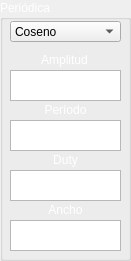
   <widget class="QGroupBox" name="groupBox_2">
    <property name="geometry">
     <rect>
      <x>9</x>
      <y>130</y>
      <width>131</width>
      <height>261</height>
     </rect>
    </property>
    <property name="palette">
     <palette>
      <active>
       <colorrole role="WindowText">
        <brush brushstyle="SolidPattern">
         <color alpha="255">
          <red>255</red>
          <green>255</green>
          <blue>255</blue>
         </color>
        </brush>
       </colorrole>
      </active>
      <inactive>
       <colorrole role="WindowText">
        <brush brushstyle="SolidPattern">
         <color alpha="255">
          <red>255</red>
          <green>255</green>
          <blue>255</blue>
         </color>
        </brush>
       </colorrole>
      </inactive>
      <disabled>
       <colorrole role="WindowText">
        <brush brushstyle="SolidPattern">
         <color alpha="255">
          <red>255</red>
          <green>255</green>
          <blue>255</blue>
         </color>
        </brush>
       </colorrole>
      </disabled>
     </palette>
    </property>
    <property name="title">
     <string>Periódica</string>
    </property>
    <widget class="QTextEdit" name="amplitudp">
     <property name="geometry">
      <rect>
       <x>10</x>
       <y>70</y>
       <width>111</width>
       <height>31</height>
      </rect>
     </property>
    </widget>
    <widget class="QComboBox" name="psignal">
     <property name="geometry">
      <rect>
       <x>10</x>
       <y>21</y>
       <width>111</width>
       <height>21</height>
      </rect>
     </property>
     <property name="insertPolicy">
      <enum>QComboBox::NoInsert</enum>
     </property>
     <item>
      <property name="text">
       <string>Coseno</string>
      </property>
     </item>
     <item>
      <property name="text">
       <string>Tren de Pulso</string>
      </property>
     </item>
     <item>
      <property name="text">
       <string>Diente de Sierra</string>
      </property>
     </item>
    </widget>
    <widget class="QTextEdit" name="periodo">
     <property name="geometry">
      <rect>
       <x>10</x>
       <y>120</y>
       <width>111</width>
       <height>31</height>
      </rect>
     </property>
    </widget>
    <widget class="QTextEdit" name="duty">
     <property name="geometry">
      <rect>
       <x>10</x>
       <y>170</y>
       <width>111</width>
       <height>31</height>
      </rect>
     </property>
    </widget>
    <widget class="QTextEdit" name="anchop">
     <property name="geometry">
      <rect>
       <x>10</x>
       <y>220</y>
       <width>111</width>
       <height>31</height>
      </rect>
     </property>
    </widget>
    <widget class="QLabel" name="label_2">
     <property name="geometry">
      <rect>
       <x>14</x>
       <y>50</y>
       <width>101</width>
       <height>20</height>
      </rect>
     </property>
     <property name="font">
      <font>
       <kerning>false</kerning>
      </font>
     </property>
     <property name="text">
      <string>Amplitud</string>
     </property>
     <property name="alignment">
      <set>Qt::AlignCenter</set>
     </property>
    </widget>
    <widget class="QLabel" name="label_3">
     <property name="geometry">
      <rect>
       <x>10</x>
       <y>100</y>
       <width>111</width>
       <height>20</height>
      </rect>
     </property>
     <property name="font">
      <font>
       <kerning>false</kerning>
      </font>
     </property>
     <property name="text">
      <string>Período</string>
     </property>
     <property name="alignment">
      <set>Qt::AlignCenter</set>
     </property>
    </widget>
    <widget class="QLabel" name="label_4">
     <property name="geometry">
      <rect>
       <x>10</x>
       <y>150</y>
       <width>111</width>
       <height>20</height>
      </rect>
     </property>
     <property name="font">
      <font>
       <kerning>false</kerning>
      </font>
     </property>
     <property name="text">
      <string>Duty</string>
     </property>
     <property name="alignment">
      <set>Qt::AlignCenter</set>
     </property>
    </widget>
    <widget class="QLabel" name="label_5">
     <property name="geometry">
      <rect>
       <x>10</x>
       <y>200</y>
       <width>111</width>
       <height>20</height>
      </rect>
     </property>
     <property name="font">
      <font>
       <kerning>false</kerning>
      </font>
     </property>
     <property name="text">
      <string>Ancho</string>
     </property>
     <property name="alignment">
      <set>Qt::AlignCenter</set>
     </property>
    </widget>
   </widget>
